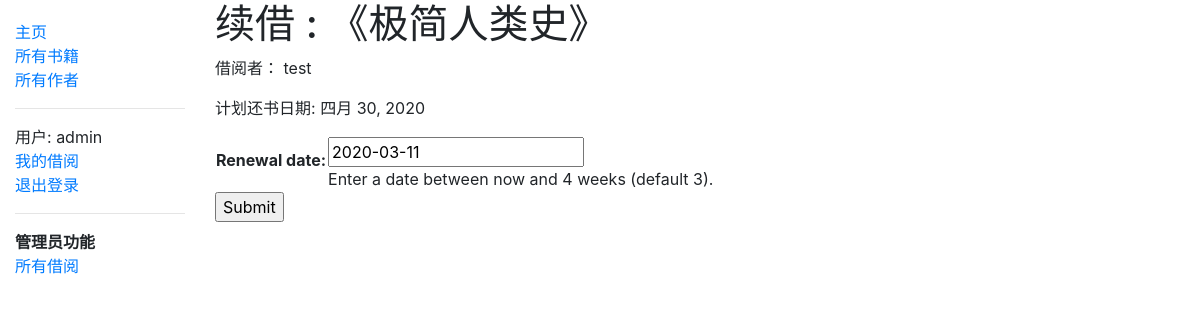
Page /catalog/book/aa3a32a2-e03e-444d-971c-87757865ac9b/renew/ (signed in) on the committed database.
### catalog/models.py (models this page shows, shortened)
class BookInstance(models.Model):
    id = models.UUIDField(primary_key=True, default=uuid.uuid4, \
        help_text='Unique ID for this particular book across whole library')
    book = models.ForeignKey(Book, on_delete=models.SET_NULL, null=True)
    imprint = models.CharField(max_length=200)
    due_back = models.DateField(null=True, blank=True)
    borrower = models.ForeignKey(User, on_delete = models.SET_NULL, null=True, blank=True)
    @property
    def is_overdue(self):
        if self.due_back and date.today() > self.due_back:
            return True
        return False
    LOAN_STATUS=(
        ('m','维护中'),
        ('o', '已借出'),
        ('a', '可借阅'),
        ('r', '已预定'),
        )
    status = models.CharField(
        max_length=1,
        choices=LOAN_STATUS,
        blank=True,
        default = 'm',
        help_text='Book availability'
        )
    class Meta:
        verbose_name = "Book Instance"
        verbose_name_plural = "Book Instances"
        ordering = ['due_back']
        permissions = (("can_mark_returned", "Set book as returned"),)

class Book(models.Model):
    title = models.CharField( max_length=50)
    author = models.ForeignKey('Author', on_delete=models.SET_NULL, null=True)
    summary = models.TextField(max_length=1000,\
        help_text='Enter a brief description of the book')
    isbn = models.CharField('ISBN', max_length=13, \
        help_text= '13 Character <a href="https://www.isbn-international.org/content/what-isbn">ISBN number</a>')
    genre = models.ManyToManyField(Genre, help_text='Select a genre for this book')
    language = models.ForeignKey('Language', on_delete=models.SET_NULL, null=True)
    def display_genre(self):
        """Create a string for the Genre. This is required to display genre in Admin."""
        return ', '.join(genre.name for genre in self.genre.all()[:3])
    display_genre.short_description = 'Genre'
    class Meta:
        verbose_name = "Book"
        verbose_name_plural = "Books"

### catalog/views.py (the view)
# urls.py: path('book/<uuid:pk>/renew/',views.renew_book_librarian, name='renew-book-librarian')
@permission_required('catalog.can_mark_returned')
def renew_book_librarian(request, pk):
    book_instance = get_object_or_404(BookInstance, pk = pk)
    if request.method == 'POST':
        form = RenewBookForm(request.POST)
        if form.is_valid():
            book_instance.due_back = form.cleaned_data['renewal_date']
            book_instance.save()
            return HttpResponseRedirect(reverse('all-loaned'))
    else:
        proposed_renewal_date = datetime.date.today()+ datetime.timedelta(weeks =3)
        form = RenewBookForm(initial = {'renewal_date': proposed_renewal_date})
        context = {
            'form' : form,
            'book_instance' : book_instance,
        }
    return render(request, 'catalog/book_renew_librarian.html', context)

### catalog/forms.py (shortened to what this page needs)
class RenewBookForm(forms.Form):
    renewal_date = forms.DateField(\
        help_text="Enter a date between now and 4 weeks (default 3).")

### catalog/templates/catalog/book_renew_librarian.html (shortened to what this page needs)
{% extends "base_generic.html" %}
{% block content  %}
  <h1>续借 : 《{{ book_instance.book.title }}》</h1>
  <p>借阅者： {{ book_instance.borrower }}</p>
  <p{% if book_instance.is_overdue %} class="text-danger"{% endif %}>计划还书日期: {{ book_instance.due_back }}</p>
  <form action="" method="post">
    <table>
    {{ form.as_table }}
    </table>
    <input type="submit" value="Submit">
  </form>
{% endblock %}

### catalog/templates/base_generic.html (shortened to what this page needs)
<!DOCTYPE html>
<html lang="en">
<head>
  <link rel="stylesheet" href="https://cdn.jsdelivr.net/npm/bootstrap@4.4.1/dist/css/bootstrap.min.css">
  {% load static %}
  <link rel="stylesheet" href="{% static 'catalog/css/styles.css' %}">
</head>
<body>
  <div class="container-fluid">
    <div class="row">
      <div class="col-sm-2">
      {% block sidebar %}
        <ul class="sidebar-nav">
          <li><a href="{% url 'index' %}">主页</a></li>
          <li><a href=" {% url 'books' %} ">所有书籍</a></li>
          <li><a href="{% url 'authors' %} ">所有作者</a></li>
            <hr>
             {% if user.is_authenticated %}
               <li>用户: {{ user.get_username }}</li>
               <li><a href="{% url 'my-borrowed' %}">我的借阅</a></li>
               <li><a href="{% url 'logout'%}?next={{request.path}}">退出登录</a></li>
            {% else %}
                <li><a href="{% url 'login'%}?next={{request.path}}">登录</a></li>
            {% endif %}
            {% if perms.catalog.can_mark_returned %}
               <hr>
               <li><strong>管理员功能</strong></li>
               <li><a href="{% url 'all-loaned' %} ">所有借阅</a></li>
             </ul>
            {% endif %}
     {% endblock %}
      </div>
      <div class="col-sm-10 ">{% block content %}{% endblock %}</div>
    </div>
  </div>
</body>
</html>

### catalog/static/catalog/css/styles.css (style rules this page uses)
.sidebar-nav { margin-top: 20px; padding: 0; list-style: none; }

### rows in the picture
BookInstance: book "极简人类史", borrower "test", due_back "四月 30, 2020"

### other values in the picture
{{ user.get_username }} "admin"
